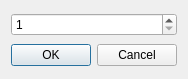
<?xml version="1.0" encoding="UTF-8"?>
<ui version="4.0">
 <class>dialogQuantum</class>
 <widget class="QDialog" name="dialogQuantum">
  <property name="geometry">
   <rect>
    <x>0</x>
    <y>0</y>
    <width>184</width>
    <height>79</height>
   </rect>
  </property>
  <property name="windowTitle">
   <string>Valor del Quantum</string>
  </property>
  <layout class="QGridLayout" name="gridLayout">
   <item row="0" column="0">
    <widget class="QSpinBox" name="spnBx_QuantumValue">
     <property name="minimum">
      <number>1</number>
     </property>
     <property name="value">
      <number>1</number>
     </property>
    </widget>
   </item>
   <item row="1" column="0">
    <widget class="QDialogButtonBox" name="buttonBox">
     <property name="orientation">
      <enum>Qt::Horizontal</enum>
     </property>
     <property name="standardButtons">
      <set>QDialogButtonBox::Cancel|QDialogButtonBox::Ok</set>
     </property>
    </widget>
   </item>
  </layout>
 </widget>
 <resources/>
 <connections>
  <connection>
   <sender>buttonBox</sender>
   <signal>accepted()</signal>
   <receiver>dialogQuantum</receiver>
   <slot>accept()</slot>
   <hints>
    <hint type="sourcelabel">
     <x>248</x>
     <y>254</y>
    </hint>
    <hint type="destinationlabel">
     <x>157</x>
     <y>274</y>
    </hint>
   </hints>
  </connection>
  <connection>
   <sender>buttonBox</sender>
   <signal>rejected()</signal>
   <receiver>dialogQuantum</receiver>
   <slot>reject()</slot>
   <hints>
    <hint type="sourcelabel">
     <x>316</x>
     <y>260</y>
    </hint>
    <hint type="destinationlabel">
     <x>286</x>
     <y>274</y>
    </hint>
   </hints>
  </connection>
 </connections>
</ui>
